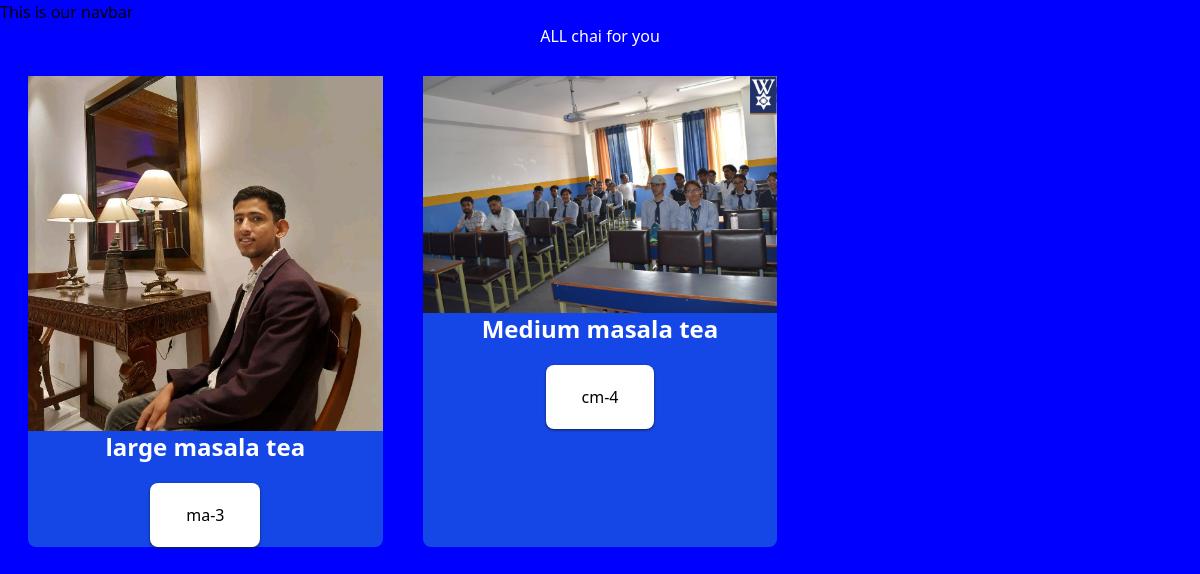
Page /rProject/ on the committed database.
### rProject/models.py (models this page shows, shortened)
class chaiModel(models.Model):
    CHAI_TYPE_CHOICE =[
        ('ma','mango chai'),
        ('um', 'umesh chai'),
        ('cm', 'chai master')
    ]
    name = models.CharField(max_length=100)
    image = models.ImageField(upload_to='chai/')
    date = models.DateTimeField(default=timezone.now)
    type = models.CharField(max_length=2, choices=CHAI_TYPE_CHOICE,default='ML')
    description = models.TextField(default='')

### rProject/views.py (the view)
# urls.py: path('', views.allChai, name='allChai'),
def allChai(request):
    chai = chaiModel.objects.all()
    return render(request, 'rProject/all_rProject.html',{'chais':chai})

### rProject/templates/rProject/all_rProject.html (shortened to what this page needs)
{% extends "layout.html" %}
 {% block content %}
<h1>ALL chai for you</h1>
<div class="grid grid-cols-3 gap-4 m-4">
  {% for  chai in chais %}
  <div class="rounded-lg bg-blue-700 m-3 ">
    <img  src="{{chai.image.url}}" alt="" class="object-fill">
    <h1 class="text-2xl font-bold text-black">{{chai.name}}</h1>
    <div class="flex justify-center">
      <a href="{% url 'chai_details' chai.id%}"><button class="mt-5 text-center p-5 bg-white rounded-lg px-9 hover:bg-blue-100 hover:text-2xl shadow shadow-blue-950 ">{{chai.type}}-{{chai.id}}</button></a>
    </div>
  </div>
  {% endfor %}
</div>
{% endblock %}

### static/index.css (style rules this page uses)
body { width: 100%; background-color: blue; }
h1 { color: white; text-align: center; }

### rows in the picture
chaiModel: image (picture), name "large masala tea", type "ma", id "3"
chaiModel: image (picture), name "Medium masala tea", type "cm", id "4"
